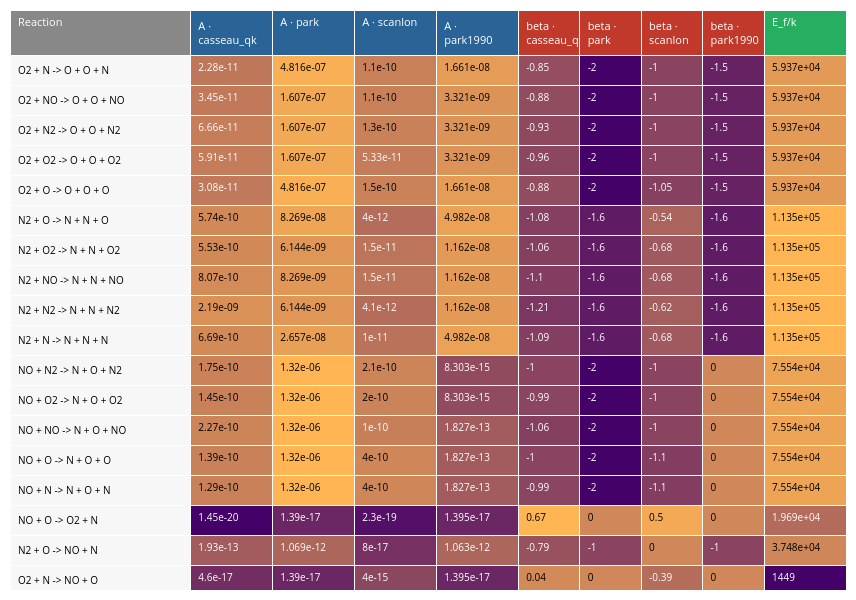

Write notebook code for a chart like this one.
### Code cell
import json
from pathlib import Path
import numpy as np
import pandas as pd
import plotly.graph_objects as go

files = {
    "casseau_qk": "/home/hhoechter/tum/jaxfluids_internship/data/casseau_qk_reactions.json",
    "park": "/home/hhoechter/tum/jaxfluids_internship/data/park_reactions.json",
    "scanlon": "/home/hhoechter/tum/jaxfluids_internship/data/scanlon_table2_reactions.json",
    "park1990": "/home/hhoechter/tum/jaxfluids_internship/data/park_1990_reactions.json",
}


def load_rates(path):
    data = json.loads(Path(path).read_text())
    rates = {}
    for rxn in data.get("reactions", []):
        eq = rxn.get("equation", "")
        rates[eq] = {
            "C_f": rxn.get("C_f"),
            "n_f": rxn.get("n_f"),
            "E_f_over_k": rxn.get("E_f_over_k"),
        }
    return rates


rates_by_source = {name: load_rates(path) for name, path in files.items()}

# Union of reactions (preserve order from first source)
order = []
seen = set()
for src in files.keys():
    for eq in rates_by_source[src]:
        if eq not in seen:
            order.append(eq)
            seen.add(eq)

sources = list(files.keys())


def build_df(param):
    rows = []
    for eq in order:
        row = {
            src: rates_by_source[src].get(eq, {}).get(param, np.nan)
            for src in sources
        }
        rows.append(row)
    return pd.DataFrame(rows, index=order)


df_A    = build_df("C_f")
df_beta = build_df("n_f")

# E_f_over_k: single column — take first non-nan value across sources
ek_vals = []
for eq in order:
    val = np.nan
    for src in sources:
        v = rates_by_source[src].get(eq, {}).get("E_f_over_k")
        if v is not None and np.isfinite(float(v)):
            val = float(v)
            break
    ek_vals.append(val)


def luminance(r, g, b):
    return 0.2126 * r + 0.7152 * g + 0.0722 * b


def viridis_cell_colors(df, log_scale=False):
    vals = df.values.astype(float)
    if log_scale:
        vals = np.where(vals > 0, np.log10(vals), np.nan)

    mask = np.isfinite(vals)
    if mask.sum() == 0:
        return [[["#f0f0f0"] * df.shape[1]] * df.shape[0]], [
            [["black"] * df.shape[1]] * df.shape[0]
        ]

    vmin, vmax = np.nanmin(vals[mask]), np.nanmax(vals[mask])
    norm = np.where(
        np.isfinite(vals),
        0.5 if np.isclose(vmin, vmax) else (vals - vmin) / (vmax - vmin),
        np.nan,
    )

    colors, fonts = [], []
    for i in range(df.shape[0]):
        row_c, row_f = [], []
        for j in range(df.shape[1]):
            n = norm[i, j]
            if not np.isfinite(n):
                row_c.append("#f0f0f0")
                row_f.append("black")
            else:
                r = int(68 + 187 * n)
                g = int(1 + 180 * n)
                b = int(84 + 20 * (1 - n))
                row_c.append(f"rgb({r},{g},{b})")
                row_f.append("white" if luminance(r, g, b) < 140 else "black")
        colors.append(row_c)
        fonts.append(row_f)
    return colors, fonts


def viridis_1d(vals_raw, log_scale=False):
    vals = np.array([float(v) for v in vals_raw])
    if log_scale:
        vals = np.where(vals > 0, np.log10(vals), np.nan)
    mask = np.isfinite(vals)
    vmin, vmax = (np.nanmin(vals[mask]), np.nanmax(vals[mask])) if mask.sum() > 1 else (0, 1)
    norm = np.where(np.isfinite(vals), (vals - vmin) / (vmax - vmin) if not np.isclose(vmin, vmax) else 0.5, np.nan)
    colors, fonts = [], []
    for n in norm:
        if not np.isfinite(n):
            colors.append("#f0f0f0"); fonts.append("black")
        else:
            r = int(68 + 187 * n); g = int(1 + 180 * n); b = int(84 + 20 * (1 - n))
            colors.append(f"rgb({r},{g},{b})")
            fonts.append("white" if luminance(r, g, b) < 140 else "black")
    return colors, fonts


def fmt(x):
    try:
        return "" if not np.isfinite(float(x)) else f"{float(x):.4g}"
    except (TypeError, ValueError):
        return ""


# --- Header colors ---
COLOR_RXN  = "#888888"
COLOR_A    = "#2a6496"   # blue
COLOR_BETA = "#c0392b"   # red
COLOR_EK   = "#27ae60"   # green

header_values = (
    ["Reaction"]
    + [f"A · {src}" for src in sources]
    + [f"beta · {src}" for src in sources]
    + ["E_f/k"]
)
header_colors = (
    [COLOR_RXN]
    + [COLOR_A] * len(sources)
    + [COLOR_BETA] * len(sources)
    + [COLOR_EK]
)

# --- Cell values ---
a_colors,    a_fonts    = viridis_cell_colors(df_A,    log_scale=True)
beta_colors, beta_fonts = viridis_cell_colors(df_beta, log_scale=False)
ek_colors,   ek_fonts   = viridis_1d(ek_vals, log_scale=True)

cell_values = (
    [order]
    + [[fmt(df_A[src].iloc[i])    for i in range(len(order))] for src in sources]
    + [[fmt(df_beta[src].iloc[i]) for i in range(len(order))] for src in sources]
    + [[fmt(v) for v in ek_vals]]
)

cell_colors = (
    [["#f7f7f7"] * len(order)]
    + [[a_colors[i][j]    for i in range(len(order))] for j in range(len(sources))]
    + [[beta_colors[i][j] for i in range(len(order))] for j in range(len(sources))]
    + [ek_colors]
)
cell_fonts = (
    [["black"] * len(order)]
    + [[a_fonts[i][j]    for i in range(len(order))] for j in range(len(sources))]
    + [[beta_fonts[i][j] for i in range(len(order))] for j in range(len(sources))]
    + [ek_fonts]
)

n_src = len(sources)
RXN_W = 176
col_widths = [RXN_W] + [80] * n_src + [60] * n_src + [80]

fig = go.Figure(go.Table(
    columnwidth=col_widths,
    header=dict(
        values=header_values,
        fill_color=header_colors,
        align="left",
        font=dict(size=11, color="white"),
        height=30,
    ),
    cells=dict(
        values=cell_values,
        fill_color=cell_colors,
        font=dict(size=10, color=cell_fonts),
        align="left",
        height=18,
    ),
))

fig.update_layout(
    height=max(600, 18 * len(order) + 80),
    width=RXN_W + 80 * n_src + 60 * n_src + 80 + 40,
    margin=dict(l=10, r=10, t=10, b=10),
)
fig.show()
fig.write_image("/home/hhoechter/tum/jaxfluids_internship/experiments/debug/rate_comparison_table.pdf")

### Figure 1 — Plotly figure (JSON) as saved in the notebook; plotly's stock layout.template omitted (floating-point values rounded to 4 significant figures; data arrays with more than 128 entries replaced by an {"elided": "..."} marker saying what was removed)
{"data": [{"cells": {"align": "left", "fill": {"color": {"elided": "10x19 str values"}}, "font": {"color": {"elided": "10x19 str values"}, "size": 10}, "height": 18, "values": {"elided": "10x19 str values"}}, "columnwidth": [176, 80, 80, 80, 80, 60, 60, 60, 60, 80], "header": {"align": "left", "fill": {"color": ["#888888", "#2a6496", "#2a6496", "#2a6496", "#2a6496", "#c0392b", "#c0392b", "#c0392b", "#c0392b", "#27ae60"]}, "font": {"color": "white", "size": 11}, "height": 30, "values": ["Reaction", "A · casseau_qk", "A · park", "A · scanlon", "A · park1990", "beta · casseau_qk", "beta · park", "beta · scanlon", "beta · park1990", "E_f/k"]}, "type": "table"}], "layout": {"height": 600, "margin": {"b": 10, "l": 10, "r": 10, "t": 10}, "width": 856}}
